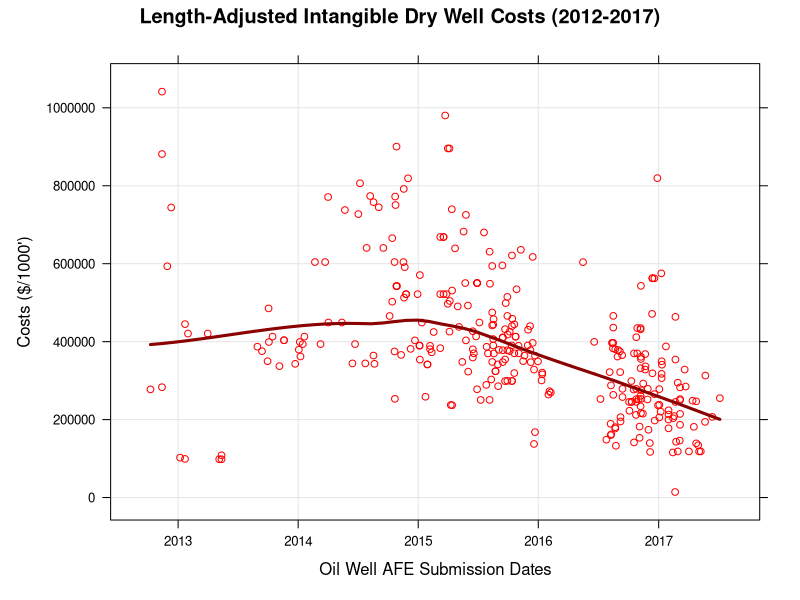

Write R code to recreate this figure.
library(lattice)
Data <- read.csv("afes.csv", header=TRUE)
str(Data)
Data$new <- Data$IntangibleDryWell / (Data$Length / 1000)
Data$ProductDates <- as.POSIXct(strptime(Data$ProductDates,"%d-%B-%Y"))
regmodel <- lm(new ~ ProductDates, data=Data)
xyplot(new ~ ProductDates, data = Data[order(Data$ProductDates),],
       xlab = "Oil Well AFE Submission Dates",
       ylab = "Costs ($/1000')",
       main = "Length-Adjusted Intangible Dry Well Costs (2012-2017)",
       grid = TRUE,
       col = c('red'),
       type = c("p", "smooth"), 
       col.line = "darkred", 
       lwd = 3
)